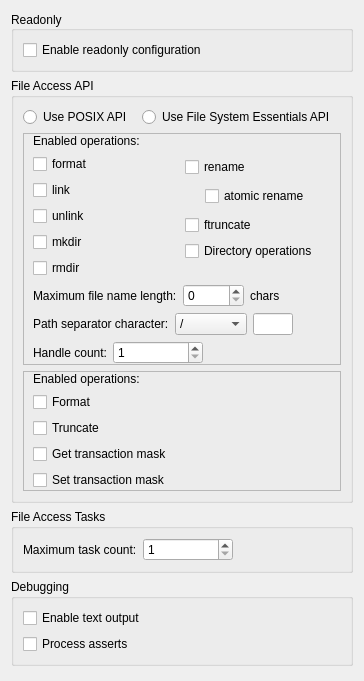
          <widget class="QWidget" name="sawcGeneral">
           <property name="geometry">
            <rect>
             <x>0</x>
             <y>0</y>
             <width>350</width>
             <height>681</height>
            </rect>
           </property>
           <layout class="QVBoxLayout" name="verticalLayout_11">
            <item>
             <widget class="QGroupBox" name="gbReadonly">
              <property name="sizePolicy">
               <sizepolicy hsizetype="Preferred" vsizetype="Preferred">
                <horstretch>0</horstretch>
                <verstretch>0</verstretch>
               </sizepolicy>
              </property>
              <property name="minimumSize">
               <size>
                <width>0</width>
                <height>0</height>
               </size>
              </property>
              <property name="title">
               <string>Readonly</string>
              </property>
              <property name="alignment">
               <set>Qt::AlignLeading|Qt::AlignLeft|Qt::AlignVCenter</set>
              </property>
              <layout class="QVBoxLayout" name="verticalLayout_4">
               <item>
                <widget class="QCheckBox" name="cbReadonly">
                 <property name="text">
                  <string>Enable readonly configuration</string>
                 </property>
                </widget>
               </item>
              </layout>
             </widget>
            </item>
            <item>
             <widget class="QGroupBox" name="gbApi">
              <property name="sizePolicy">
               <sizepolicy hsizetype="Preferred" vsizetype="Fixed">
                <horstretch>0</horstretch>
                <verstretch>0</verstretch>
               </sizepolicy>
              </property>
              <property name="title">
               <string>File Access API</string>
              </property>
              <layout class="QVBoxLayout" name="verticalLayout_3">
               <item>
                <layout class="QHBoxLayout" name="hlayApiRbtns">
                 <item>
                  <widget class="QRadioButton" name="rbtnUsePosix">
                   <property name="text">
                    <string>Use POSIX API</string>
                   </property>
                  </widget>
                 </item>
                 <item>
                  <spacer name="horizontalSpacer_17">
                   <property name="orientation">
                    <enum>Qt::Horizontal</enum>
                   </property>
                   <property name="sizeType">
                    <enum>QSizePolicy::Fixed</enum>
                   </property>
                   <property name="sizeHint" stdset="0">
                    <size>
                     <width>4</width>
                     <height>20</height>
                    </size>
                   </property>
                  </spacer>
                 </item>
                 <item>
                  <widget class="QRadioButton" name="rbtnUseFse">
                   <property name="text">
                    <string>Use File System Essentials API</string>
                   </property>
                  </widget>
                 </item>
                 <item>
                  <spacer name="horizontalSpacer_14">
                   <property name="orientation">
                    <enum>Qt::Horizontal</enum>
                   </property>
                   <property name="sizeHint" stdset="0">
                    <size>
                     <width>40</width>
                     <height>20</height>
                    </size>
                   </property>
                  </spacer>
                 </item>
                 <item>
                  <widget class="WarningBtn" name="wbtnApiRbtns" native="true">
                   <property name="sizePolicy">
                    <sizepolicy hsizetype="Fixed" vsizetype="Ignored">
                     <horstretch>0</horstretch>
                     <verstretch>0</verstretch>
                    </sizepolicy>
                   </property>
                   <property name="minimumSize">
                    <size>
                     <width>0</width>
                     <height>0</height>
                    </size>
                   </property>
                   <property name="maximumSize">
                    <size>
                     <width>18</width>
                     <height>16777215</height>
                    </size>
                   </property>
                  </widget>
                 </item>
                </layout>
               </item>
               <item>
                <widget class="QFrame" name="framePosixOps">
                 <property name="enabled">
                  <bool>true</bool>
                 </property>
                 <property name="frameShape">
                  <enum>QFrame::StyledPanel</enum>
                 </property>
                 <property name="frameShadow">
                  <enum>QFrame::Raised</enum>
                 </property>
                 <layout class="QVBoxLayout" name="verticalLayout_5">
                  <property name="topMargin">
                   <number>0</number>
                  </property>
                  <property name="bottomMargin">
                   <number>0</number>
                  </property>
                  <item>
                   <widget class="QLabel" name="label">
                    <property name="text">
                     <string>Enabled operations:</string>
                    </property>
                   </widget>
                  </item>
                  <item>
                   <layout class="QHBoxLayout" name="horizontalLayout_4">
                    <item>
                     <layout class="QVBoxLayout" name="verticalLayout_9">
                      <item>
                       <layout class="QHBoxLayout" name="horizontalLayout">
                        <item>
                         <widget class="QCheckBox" name="cbPosixFormat">
                          <property name="text">
                           <string>format</string>
                          </property>
                         </widget>
                        </item>
                       </layout>
                      </item>
                      <item>
                       <layout class="QHBoxLayout" name="horizontalLayout_2">
                        <item>
                         <widget class="QCheckBox" name="cbPosixLink">
                          <property name="text">
                           <string>link</string>
                          </property>
                         </widget>
                        </item>
                       </layout>
                      </item>
                      <item>
                       <layout class="QHBoxLayout" name="horizontalLayout_3">
                        <item>
                         <widget class="QCheckBox" name="cbPosixUnlink">
                          <property name="text">
                           <string>unlink</string>
                          </property>
                         </widget>
                        </item>
                       </layout>
                      </item>
                      <item>
                       <layout class="QHBoxLayout" name="horizontalLayout_5">
                        <item>
                         <widget class="QCheckBox" name="cbPosixMkdir">
                          <property name="text">
                           <string>mkdir</string>
                          </property>
                         </widget>
                        </item>
                       </layout>
                      </item>
                      <item>
                       <layout class="QHBoxLayout" name="horizontalLayout_11">
                        <item>
                         <widget class="QCheckBox" name="cbPosixRmDir">
                          <property name="text">
                           <string>rmdir</string>
                          </property>
                         </widget>
                        </item>
                       </layout>
                      </item>
                     </layout>
                    </item>
                    <item>
                     <layout class="QVBoxLayout" name="verticalLayout_8">
                      <item>
                       <widget class="QFrame" name="framePosixRenames">
                        <layout class="QVBoxLayout" name="vlayPosixRenames">
                         <property name="leftMargin">
                          <number>0</number>
                         </property>
                         <property name="topMargin">
                          <number>0</number>
                         </property>
                         <property name="rightMargin">
                          <number>0</number>
                         </property>
                         <property name="bottomMargin">
                          <number>0</number>
                         </property>
                         <item>
                          <layout class="QHBoxLayout" name="horizontalLayout_14">
                           <item>
                            <widget class="QCheckBox" name="cbPosixRename">
                             <property name="text">
                              <string>rename</string>
                             </property>
                            </widget>
                           </item>
                          </layout>
                         </item>
                         <item>
                          <layout class="QHBoxLayout" name="horizontalLayout_24">
                           <property name="spacing">
                            <number>0</number>
                           </property>
                           <property name="leftMargin">
                            <number>20</number>
                           </property>
                           <item>
                            <widget class="QCheckBox" name="cbPosixAtomicRename">
                             <property name="text">
                              <string>atomic rename</string>
                             </property>
                            </widget>
                           </item>
                          </layout>
                         </item>
                        </layout>
                       </widget>
                      </item>
                      <item>
                       <layout class="QHBoxLayout" name="horizontalLayout_17">
                        <item>
                         <widget class="QCheckBox" name="cbPosixFtruncate">
                          <property name="text">
                           <string>ftruncate</string>
                          </property>
                         </widget>
                        </item>
                       </layout>
                      </item>
                      <item>
                       <layout class="QHBoxLayout" name="horizontalLayout_18">
                        <item>
                         <widget class="QCheckBox" name="cbPosixDirOps">
                          <property name="text">
                           <string>Directory operations</string>
                          </property>
                         </widget>
                        </item>
                       </layout>
                      </item>
                      <item>
                       <spacer name="verticalSpacer">
                        <property name="orientation">
                         <enum>Qt::Vertical</enum>
                        </property>
                        <property name="sizeType">
                         <enum>QSizePolicy::Fixed</enum>
                        </property>
                        <property name="sizeHint" stdset="0">
                         <size>
                          <width>10</width>
                          <height>17</height>
                         </size>
                        </property>
                       </spacer>
                      </item>
                     </layout>
                    </item>
                   </layout>
                  </item>
                  <item>
                   <widget class="QWidget" name="hwiFileNameLen" native="true">
                    <property name="minimumSize">
                     <size>
                      <width>0</width>
                      <height>10</height>
                     </size>
                    </property>
                    <layout class="QHBoxLayout" name="horizontalLayout_6">
                     <property name="leftMargin">
                      <number>0</number>
                     </property>
                     <property name="topMargin">
                      <number>0</number>
                     </property>
                     <property name="rightMargin">
                      <number>0</number>
                     </property>
                     <property name="bottomMargin">
                      <number>0</number>
                     </property>
                     <item>
                      <widget class="QLabel" name="label_3">
                       <property name="text">
                        <string>Maximum file name length:</string>
                       </property>
                      </widget>
                     </item>
                     <item>
                      <widget class="QSpinBox" name="sbFileNameLen">
                       <property name="maximum">
                        <number>65535</number>
                       </property>
                      </widget>
                     </item>
                     <item>
                      <widget class="QLabel" name="label_4">
                       <property name="text">
                        <string>chars</string>
                       </property>
                      </widget>
                     </item>
                     <item>
                      <spacer name="horizontalSpacer">
                       <property name="orientation">
                        <enum>Qt::Horizontal</enum>
                       </property>
                       <property name="sizeHint" stdset="0">
                        <size>
                         <width>40</width>
                         <height>20</height>
                        </size>
                       </property>
                      </spacer>
                     </item>
                     <item>
                      <widget class="WarningBtn" name="wbtnFileNameLen" native="true">
                       <property name="sizePolicy">
                        <sizepolicy hsizetype="Fixed" vsizetype="Ignored">
                         <horstretch>0</horstretch>
                         <verstretch>0</verstretch>
                        </sizepolicy>
                       </property>
                       <property name="minimumSize">
                        <size>
                         <width>0</width>
                         <height>18</height>
                        </size>
                       </property>
                       <property name="maximumSize">
                        <size>
                         <width>18</width>
                         <height>18</height>
                        </size>
                       </property>
                      </widget>
                     </item>
                    </layout>
                   </widget>
                  </item>
                  <item>
                   <widget class="QWidget" name="hwiPathChar" native="true">
                    <property name="minimumSize">
                     <size>
                      <width>0</width>
                      <height>10</height>
                     </size>
                    </property>
                    <layout class="QHBoxLayout" name="horizontalLayout_7">
                     <property name="leftMargin">
                      <number>0</number>
                     </property>
                     <property name="topMargin">
                      <number>0</number>
                     </property>
                     <property name="rightMargin">
                      <number>0</number>
                     </property>
                     <property name="bottomMargin">
                      <number>0</number>
                     </property>
                     <item>
                      <widget class="QLabel" name="label_5">
                       <property name="text">
                        <string>Path separator character:</string>
                       </property>
                      </widget>
                     </item>
                     <item>
                      <widget class="QComboBox" name="cmbPathChar">
                       <item>
                        <property name="text">
                         <string>/</string>
                        </property>
                       </item>
                       <item>
                        <property name="text">
                         <string>\</string>
                        </property>
                       </item>
                       <item>
                        <property name="text">
                         <string>Custom</string>
                        </property>
                       </item>
                      </widget>
                     </item>
                     <item>
                      <widget class="QLineEdit" name="lePathCharCustom">
                       <property name="enabled">
                        <bool>true</bool>
                       </property>
                       <property name="sizePolicy">
                        <sizepolicy hsizetype="Fixed" vsizetype="Fixed">
                         <horstretch>1</horstretch>
                         <verstretch>0</verstretch>
                        </sizepolicy>
                       </property>
                       <property name="minimumSize">
                        <size>
                         <width>40</width>
                         <height>0</height>
                        </size>
                       </property>
                       <property name="maximumSize">
                        <size>
                         <width>40</width>
                         <height>16777215</height>
                        </size>
                       </property>
                       <property name="text">
                        <string notr="true"/>
                       </property>
                       <property name="maxLength">
                        <number>6</number>
                       </property>
                      </widget>
                     </item>
                     <item>
                      <spacer name="horizontalSpacer_2">
                       <property name="orientation">
                        <enum>Qt::Horizontal</enum>
                       </property>
                       <property name="sizeType">
                        <enum>QSizePolicy::Expanding</enum>
                       </property>
                       <property name="sizeHint" stdset="0">
                        <size>
                         <width>40</width>
                         <height>20</height>
                        </size>
                       </property>
                      </spacer>
                     </item>
                     <item>
                      <widget class="WarningBtn" name="wbtnPathChar" native="true">
                       <property name="sizePolicy">
                        <sizepolicy hsizetype="Fixed" vsizetype="Ignored">
                         <horstretch>0</horstretch>
                         <verstretch>0</verstretch>
                        </sizepolicy>
                       </property>
                       <property name="minimumSize">
                        <size>
                         <width>0</width>
                         <height>18</height>
                        </size>
                       </property>
                       <property name="maximumSize">
                        <size>
                         <width>18</width>
                         <height>18</height>
                        </size>
                       </property>
                      </widget>
                     </item>
                    </layout>
                   </widget>
                  </item>
                  <item>
                   <widget class="QWidget" name="hwiHandleCount" native="true">
                    <property name="minimumSize">
                     <size>
                      <width>0</width>
                      <height>10</height>
                     </size>
                    </property>
                    <layout class="QHBoxLayout" name="horizontalLayout_9">
                     <property name="leftMargin">
                      <number>0</number>
                     </property>
                     <property name="topMargin">
                      <number>0</number>
                     </property>
                     <property name="rightMargin">
                      <number>0</number>
                     </property>
                     <property name="bottomMargin">
                      <number>0</number>
                     </property>
                     <item>
                      <widget class="QLabel" name="label_7">
                       <property name="text">
                        <string>Handle count:</string>
                       </property>
                      </widget>
                     </item>
                     <item>
                      <widget class="QSpinBox" name="sbHandleCount">
                       <property name="sizePolicy">
                        <sizepolicy hsizetype="Fixed" vsizetype="Fixed">
                         <horstretch>0</horstretch>
                         <verstretch>0</verstretch>
                        </sizepolicy>
                       </property>
                       <property name="minimumSize">
                        <size>
                         <width>90</width>
                         <height>0</height>
                        </size>
                       </property>
                       <property name="minimum">
                        <number>1</number>
                       </property>
                       <property name="maximum">
                        <number>4096</number>
                       </property>
                      </widget>
                     </item>
                     <item>
                      <spacer name="horizontalSpacer_4">
                       <property name="orientation">
                        <enum>Qt::Horizontal</enum>
                       </property>
                       <property name="sizeHint" stdset="0">
                        <size>
                         <width>40</width>
                         <height>20</height>
                        </size>
                       </property>
                      </spacer>
                     </item>
                     <item>
                      <widget class="WarningBtn" name="wbtnHandleCount" native="true">
                       <property name="sizePolicy">
                        <sizepolicy hsizetype="Fixed" vsizetype="Ignored">
                         <horstretch>0</horstretch>
                         <verstretch>0</verstretch>
                        </sizepolicy>
                       </property>
                       <property name="minimumSize">
                        <size>
                         <width>0</width>
                         <height>18</height>
                        </size>
                       </property>
                       <property name="maximumSize">
                        <size>
                         <width>18</width>
                         <height>18</height>
                        </size>
                       </property>
                      </widget>
                     </item>
                    </layout>
                   </widget>
                  </item>
                 </layout>
                </widget>
               </item>
               <item>
                <widget class="QFrame" name="frameFseOps">
                 <property name="frameShape">
                  <enum>QFrame::StyledPanel</enum>
                 </property>
                 <property name="frameShadow">
                  <enum>QFrame::Raised</enum>
                 </property>
                 <layout class="QVBoxLayout" name="verticalLayout_12">
                  <property name="topMargin">
                   <number>0</number>
                  </property>
                  <property name="bottomMargin">
                   <number>0</number>
                  </property>
                  <item>
                   <widget class="QLabel" name="label_2">
                    <property name="text">
                     <string>Enabled operations:</string>
                    </property>
                   </widget>
                  </item>
                  <item>
                   <widget class="QCheckBox" name="cbFseFormat">
                    <property name="text">
                     <string>Format</string>
                    </property>
                   </widget>
                  </item>
                  <item>
                   <widget class="QCheckBox" name="cbFseTruncate">
                    <property name="text">
                     <string>Truncate</string>
                    </property>
                   </widget>
                  </item>
                  <item>
                   <widget class="QCheckBox" name="cbFseGetMask">
                    <property name="text">
                     <string>Get transaction mask</string>
                    </property>
                   </widget>
                  </item>
                  <item>
                   <widget class="QCheckBox" name="cbFseSetMask">
                    <property name="text">
                     <string>Set transaction mask</string>
                    </property>
                   </widget>
                  </item>
                 </layout>
                </widget>
               </item>
              </layout>
             </widget>
            </item>
            <item>
             <widget class="QGroupBox" name="groupBox">
              <property name="title">
               <string>File Access Tasks</string>
              </property>
              <layout class="QVBoxLayout" name="verticalLayout_7">
               <item>
                <widget class="QWidget" name="hwiTaskCount" native="true">
                 <property name="minimumSize">
                  <size>
                   <width>0</width>
                   <height>0</height>
                  </size>
                 </property>
                 <layout class="QHBoxLayout" name="horizontalLayout_16">
                  <property name="leftMargin">
                   <number>0</number>
                  </property>
                  <property name="topMargin">
                   <number>0</number>
                  </property>
                  <property name="rightMargin">
                   <number>0</number>
                  </property>
                  <property name="bottomMargin">
                   <number>0</number>
                  </property>
                  <item>
                   <widget class="QLabel" name="label_19">
                    <property name="text">
                     <string>Maximum task count:</string>
                    </property>
                   </widget>
                  </item>
                  <item>
                   <widget class="QSpinBox" name="sbTaskCount">
                    <property name="sizePolicy">
                     <sizepolicy hsizetype="Fixed" vsizetype="Fixed">
                      <horstretch>0</horstretch>
                      <verstretch>0</verstretch>
                     </sizepolicy>
                    </property>
                    <property name="minimumSize">
                     <size>
                      <width>90</width>
                      <height>0</height>
                     </size>
                    </property>
                    <property name="minimum">
                     <number>1</number>
                    </property>
                    <property name="maximum">
                     <number>2147483647</number>
                    </property>
                   </widget>
                  </item>
                  <item>
                   <spacer name="horizontalSpacer_13">
                    <property name="orientation">
                     <enum>Qt::Horizontal</enum>
                    </property>
                    <property name="sizeHint" stdset="0">
                     <size>
                      <width>40</width>
                      <height>20</height>
                     </size>
                    </property>
                   </spacer>
                  </item>
                  <item>
                   <widget class="WarningBtn" name="wbtnTaskCount" native="true">
                    <property name="sizePolicy">
                     <sizepolicy hsizetype="Fixed" vsizetype="Ignored">
                      <horstretch>0</horstretch>
                      <verstretch>0</verstretch>
                     </sizepolicy>
                    </property>
                    <property name="minimumSize">
                     <size>
                      <width>0</width>
                      <height>18</height>
                     </size>
                    </property>
                    <property name="maximumSize">
                     <size>
                      <width>18</width>
                      <height>18</height>
                     </size>
                    </property>
                   </widget>
                  </item>
                 </layout>
                </widget>
               </item>
              </layout>
             </widget>
            </item>
            <item>
             <widget class="QGroupBox" name="gbDebugging">
              <property name="title">
               <string>Debugging</string>
              </property>
              <layout class="QVBoxLayout" name="verticalLayout_27">
               <item>
                <widget class="QCheckBox" name="cbEnableOutput">
                 <property name="text">
                  <string>Enable text output</string>
                 </property>
                </widget>
               </item>
               <item>
                <widget class="QCheckBox" name="cbProcessAsserts">
                 <property name="text">
                  <string>Process asserts</string>
                 </property>
                </widget>
               </item>
              </layout>
             </widget>
            </item>
            <item>
             <spacer name="verticalSpacer_5">
              <property name="orientation">
               <enum>Qt::Vertical</enum>
              </property>
              <property name="sizeHint" stdset="0">
               <size>
                <width>20</width>
                <height>40</height>
               </size>
              </property>
             </spacer>
            </item>
           </layout>
          </widget>
